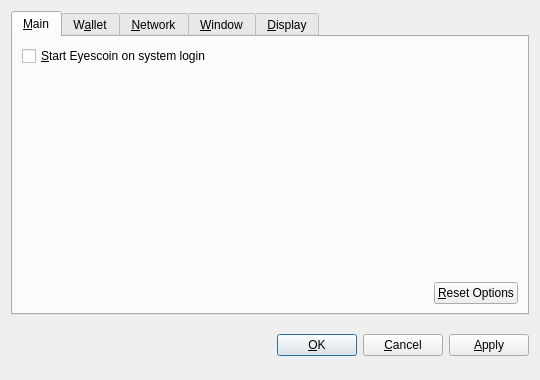
<?xml version="1.0" encoding="UTF-8"?>
<ui version="4.0">
 <class>OptionsDialog</class>
 <widget class="QDialog" name="OptionsDialog">
  <property name="geometry">
   <rect>
    <x>0</x>
    <y>0</y>
    <width>540</width>
    <height>380</height>
   </rect>
  </property>
  <property name="windowTitle">
   <string>Options</string>
  </property>
  <property name="modal">
   <bool>true</bool>
  </property>
  <layout class="QVBoxLayout" name="verticalLayout">
   <item>
    <widget class="QTabWidget" name="tabWidget">
     <property name="tabPosition">
      <enum>QTabWidget::North</enum>
     </property>
     <property name="currentIndex">
      <number>0</number>
     </property>
     <widget class="QWidget" name="tabMain">
      <attribute name="title">
       <string>&amp;Main</string>
      </attribute>
      <layout class="QVBoxLayout" name="verticalLayout_Main">
       <item>
        <widget class="QCheckBox" name="bitcoinAtStartup">
         <property name="toolTip">
          <string>Automatically start Eyescoin after logging in to the system.</string>
         </property>
         <property name="text">
          <string>&amp;Start Eyescoin on system login</string>
         </property>
        </widget>
       </item>
       <item>
        <spacer name="verticalSpacer_Main">
         <property name="orientation">
          <enum>Qt::Vertical</enum>
         </property>
         <property name="sizeHint" stdset="0">
          <size>
           <width>20</width>
           <height>40</height>
          </size>
         </property>
        </spacer>
       </item>
       <item>
        <layout class="QHBoxLayout" name="horizontalLayout_2_Main">
         <item>
          <spacer name="horizontalSpacer_2_Main">
           <property name="orientation">
            <enum>Qt::Horizontal</enum>
           </property>
           <property name="sizeHint" stdset="0">
            <size>
             <width>40</width>
             <height>20</height>
            </size>
           </property>
          </spacer>
         </item>
         <item>
          <widget class="QPushButton" name="resetButton">
           <property name="toolTip">
            <string>Reset all client options to default.</string>
           </property>
           <property name="text">
            <string>&amp;Reset Options</string>
           </property>
           <property name="autoDefault">
            <bool>false</bool>
           </property>
          </widget>
         </item>
        </layout>
       </item>
      </layout>
     </widget>
     <widget class="QWidget" name="tabWallet">
      <attribute name="title">
       <string>W&amp;allet</string>
      </attribute>
      <layout class="QVBoxLayout" name="verticalLayout_Network">
       <item>
        <widget class="QLabel" name="transactionFeeInfoLabel">
         <property name="text">
          <string>Optional transaction fee per kB that helps make sure your transactions are processed quickly. Most transactions are 1 kB.</string>
         </property>
         <property name="textFormat">
          <enum>Qt::PlainText</enum>
         </property>
         <property name="wordWrap">
          <bool>true</bool>
         </property>
        </widget>
       </item>
       <item>
        <layout class="QHBoxLayout" name="horizontalLayout_1_Main">
         <item>
          <widget class="QLabel" name="transactionFeeLabel">
           <property name="text">
            <string>Pay transaction &amp;fee</string>
           </property>
           <property name="textFormat">
            <enum>Qt::PlainText</enum>
           </property>
           <property name="buddy">
            <cstring>transactionFee</cstring>
           </property>
          </widget>
         </item>
         <item>
          <widget class="BitcoinAmountField" name="transactionFee"/>
         </item>
         <item>
          <spacer name="horizontalSpacer_1_Main">
           <property name="orientation">
            <enum>Qt::Horizontal</enum>
           </property>
           <property name="sizeHint" stdset="0">
            <size>
             <width>40</width>
             <height>20</height>
            </size>
           </property>
          </spacer>
         </item>
        </layout>
       </item>
       <item>
        <widget class="QLabel" name="label">
         <property name="text">
          <string>If you disable the spending of unconfirmed change, the change from a transaction cannot be used until that transaction has at least one confirmation. This also affects how your balance is computed.</string>
         </property>
         <property name="wordWrap">
          <bool>true</bool>
         </property>
        </widget>
       </item>
       <item>
        <widget class="QCheckBox" name="spendZeroConfChange">
         <property name="text">
          <string>Spend unconfirmed change  (experts only)</string>
         </property>
        </widget>
       </item>
       <item>
        <spacer name="verticalSpacer">
         <property name="orientation">
          <enum>Qt::Vertical</enum>
         </property>
         <property name="sizeHint" stdset="0">
          <size>
           <width>20</width>
           <height>40</height>
          </size>
         </property>
        </spacer>
       </item>
      </layout>
     </widget>
     <widget class="QWidget" name="tabNetwork">
      <attribute name="title">
       <string>&amp;Network</string>
      </attribute>
      <layout class="QVBoxLayout" name="verticalLayout_Network">
       <item>
        <widget class="QCheckBox" name="mapPortUpnp">
         <property name="toolTip">
          <string>Automatically open the Eyescoin client port on the router. This only works when your router supports UPnP and it is enabled.</string>
         </property>
         <property name="text">
          <string>Map port using &amp;UPnP</string>
         </property>
        </widget>
       </item>
       <item>
        <widget class="QCheckBox" name="connectSocks">
         <property name="toolTip">
          <string>Connect to the Eyescoin network through a SOCKS proxy (e.g. when connecting through Tor).</string>
         </property>
         <property name="text">
          <string>&amp;Connect through SOCKS proxy:</string>
         </property>
        </widget>
       </item>
       <item>
        <layout class="QHBoxLayout" name="horizontalLayout_Network">
         <item>
          <widget class="QLabel" name="proxyIpLabel">
           <property name="text">
            <string>Proxy &amp;IP:</string>
           </property>
           <property name="textFormat">
            <enum>Qt::PlainText</enum>
           </property>
           <property name="buddy">
            <cstring>proxyIp</cstring>
           </property>
          </widget>
         </item>
         <item>
          <widget class="QValidatedLineEdit" name="proxyIp">
           <property name="maximumSize">
            <size>
             <width>140</width>
             <height>16777215</height>
            </size>
           </property>
           <property name="toolTip">
            <string>IP address of the proxy (e.g. 127.0.0.1)</string>
           </property>
          </widget>
         </item>
         <item>
          <widget class="QLabel" name="proxyPortLabel">
           <property name="text">
            <string>&amp;Port:</string>
           </property>
           <property name="textFormat">
            <enum>Qt::PlainText</enum>
           </property>
           <property name="buddy">
            <cstring>proxyPort</cstring>
           </property>
          </widget>
         </item>
         <item>
          <widget class="QLineEdit" name="proxyPort">
           <property name="maximumSize">
            <size>
             <width>55</width>
             <height>16777215</height>
            </size>
           </property>
           <property name="toolTip">
            <string>Port of the proxy (e.g. 9050)</string>
           </property>
          </widget>
         </item>
         <item>
          <widget class="QLabel" name="socksVersionLabel">
           <property name="text">
            <string>SOCKS &amp;Version:</string>
           </property>
           <property name="textFormat">
            <enum>Qt::PlainText</enum>
           </property>
           <property name="buddy">
            <cstring>socksVersion</cstring>
           </property>
          </widget>
         </item>
         <item>
          <widget class="QValueComboBox" name="socksVersion">
           <property name="toolTip">
            <string>SOCKS version of the proxy (e.g. 5)</string>
           </property>
          </widget>
         </item>
         <item>
          <spacer name="horizontalSpacer_Network">
           <property name="orientation">
            <enum>Qt::Horizontal</enum>
           </property>
           <property name="sizeHint" stdset="0">
            <size>
             <width>40</width>
             <height>20</height>
            </size>
           </property>
          </spacer>
         </item>
        </layout>
       </item>
       <item>
        <spacer name="verticalSpacer_Network">
         <property name="orientation">
          <enum>Qt::Vertical</enum>
         </property>
         <property name="sizeHint" stdset="0">
          <size>
           <width>20</width>
           <height>40</height>
          </size>
         </property>
        </spacer>
       </item>
      </layout>
     </widget>
     <widget class="QWidget" name="tabWindow">
      <attribute name="title">
       <string>&amp;Window</string>
      </attribute>
      <layout class="QVBoxLayout" name="verticalLayout_Window">
       <item>
        <widget class="QCheckBox" name="minimizeToTray">
         <property name="toolTip">
          <string>Show only a tray icon after minimizing the window.</string>
         </property>
         <property name="text">
          <string>&amp;Minimize to the tray instead of the taskbar</string>
         </property>
        </widget>
       </item>
       <item>
        <widget class="QCheckBox" name="minimizeOnClose">
         <property name="toolTip">
          <string>Minimize instead of exit the application when the window is closed. When this option is enabled, the application will be closed only after selecting Quit in the menu.</string>
         </property>
         <property name="text">
          <string>M&amp;inimize on close</string>
         </property>
        </widget>
       </item>
       <item>
        <spacer name="verticalSpacer_Window">
         <property name="orientation">
          <enum>Qt::Vertical</enum>
         </property>
         <property name="sizeHint" stdset="0">
          <size>
           <width>20</width>
           <height>40</height>
          </size>
         </property>
        </spacer>
       </item>
      </layout>
     </widget>
     <widget class="QWidget" name="tabDisplay">
      <attribute name="title">
       <string>&amp;Display</string>
      </attribute>
      <layout class="QVBoxLayout" name="verticalLayout_Display">
       <item>
        <layout class="QHBoxLayout" name="horizontalLayout_1_Display">
         <item>
          <widget class="QLabel" name="langLabel">
           <property name="text">
            <string>User Interface &amp;language:</string>
           </property>
           <property name="textFormat">
            <enum>Qt::PlainText</enum>
           </property>
           <property name="buddy">
            <cstring>lang</cstring>
           </property>
          </widget>
         </item>
         <item>
          <widget class="QValueComboBox" name="lang">
           <property name="toolTip">
            <string>The user interface language can be set here. This setting will take effect after restarting Eyescoin.</string>
           </property>
          </widget>
         </item>
        </layout>
       </item>
       <item>
        <layout class="QHBoxLayout" name="horizontalLayout_2_Display">
         <item>
          <widget class="QLabel" name="unitLabel">
           <property name="text">
            <string>&amp;Unit to show amounts in:</string>
           </property>
           <property name="textFormat">
            <enum>Qt::PlainText</enum>
           </property>
           <property name="buddy">
            <cstring>unit</cstring>
           </property>
          </widget>
         </item>
         <item>
          <widget class="QValueComboBox" name="unit">
           <property name="toolTip">
            <string>Choose the default subdivision unit to show in the interface and when sending coins.</string>
           </property>
          </widget>
         </item>
        </layout>
       </item>
       <item>
        <widget class="QCheckBox" name="displayAddresses">
         <property name="toolTip">
          <string>Whether to show Eyescoin addresses in the transaction list or not.</string>
         </property>
         <property name="text">
          <string>&amp;Display addresses in transaction list</string>
         </property>
        </widget>
       </item>
       <item>
        <widget class="QCheckBox" name="coinControlFeatures">
         <property name="toolTip">
          <string>Whether to show coin control features or not.</string>
         </property>
         <property name="text">
          <string>Display coin &amp;control features (experts only!)</string>
         </property>
        </widget>
       </item>
       <item>
        <spacer name="verticalSpacer_Display">
         <property name="orientation">
          <enum>Qt::Vertical</enum>
         </property>
         <property name="sizeHint" stdset="0">
          <size>
           <width>20</width>
           <height>40</height>
          </size>
         </property>
        </spacer>
       </item>
      </layout>
     </widget>
    </widget>
   </item>
   <item>
    <layout class="QHBoxLayout" name="horizontalLayout_Buttons">
     <item>
      <spacer name="horizontalSpacer_1">
       <property name="orientation">
        <enum>Qt::Horizontal</enum>
       </property>
       <property name="sizeHint" stdset="0">
        <size>
         <width>40</width>
         <height>48</height>
        </size>
       </property>
      </spacer>
     </item>
     <item>
      <widget class="QLabel" name="statusLabel">
       <property name="font">
        <font>
         <weight>75</weight>
         <bold>true</bold>
        </font>
       </property>
       <property name="text">
        <string/>
       </property>
       <property name="textFormat">
        <enum>Qt::PlainText</enum>
       </property>
       <property name="wordWrap">
        <bool>true</bool>
       </property>
      </widget>
     </item>
     <item>
      <spacer name="horizontalSpacer_2">
       <property name="orientation">
        <enum>Qt::Horizontal</enum>
       </property>
       <property name="sizeHint" stdset="0">
        <size>
         <width>40</width>
         <height>48</height>
        </size>
       </property>
      </spacer>
     </item>
     <item>
      <widget class="QPushButton" name="okButton">
       <property name="text">
        <string>&amp;OK</string>
       </property>
      </widget>
     </item>
     <item>
      <widget class="QPushButton" name="cancelButton">
       <property name="text">
        <string>&amp;Cancel</string>
       </property>
       <property name="autoDefault">
        <bool>false</bool>
       </property>
      </widget>
     </item>
     <item>
      <widget class="QPushButton" name="applyButton">
       <property name="text">
        <string>&amp;Apply</string>
       </property>
       <property name="autoDefault">
        <bool>false</bool>
       </property>
      </widget>
     </item>
    </layout>
   </item>
  </layout>
 </widget>
 <customwidgets>
  <customwidget>
   <class>BitcoinAmountField</class>
   <extends>QSpinBox</extends>
   <header>bitcoinamountfield.h</header>
  </customwidget>
  <customwidget>
   <class>QValueComboBox</class>
   <extends>QComboBox</extends>
   <header>qvaluecombobox.h</header>
  </customwidget>
  <customwidget>
   <class>QValidatedLineEdit</class>
   <extends>QLineEdit</extends>
   <header>qvalidatedlineedit.h</header>
  </customwidget>
 </customwidgets>
 <resources/>
 <connections/>
</ui>
